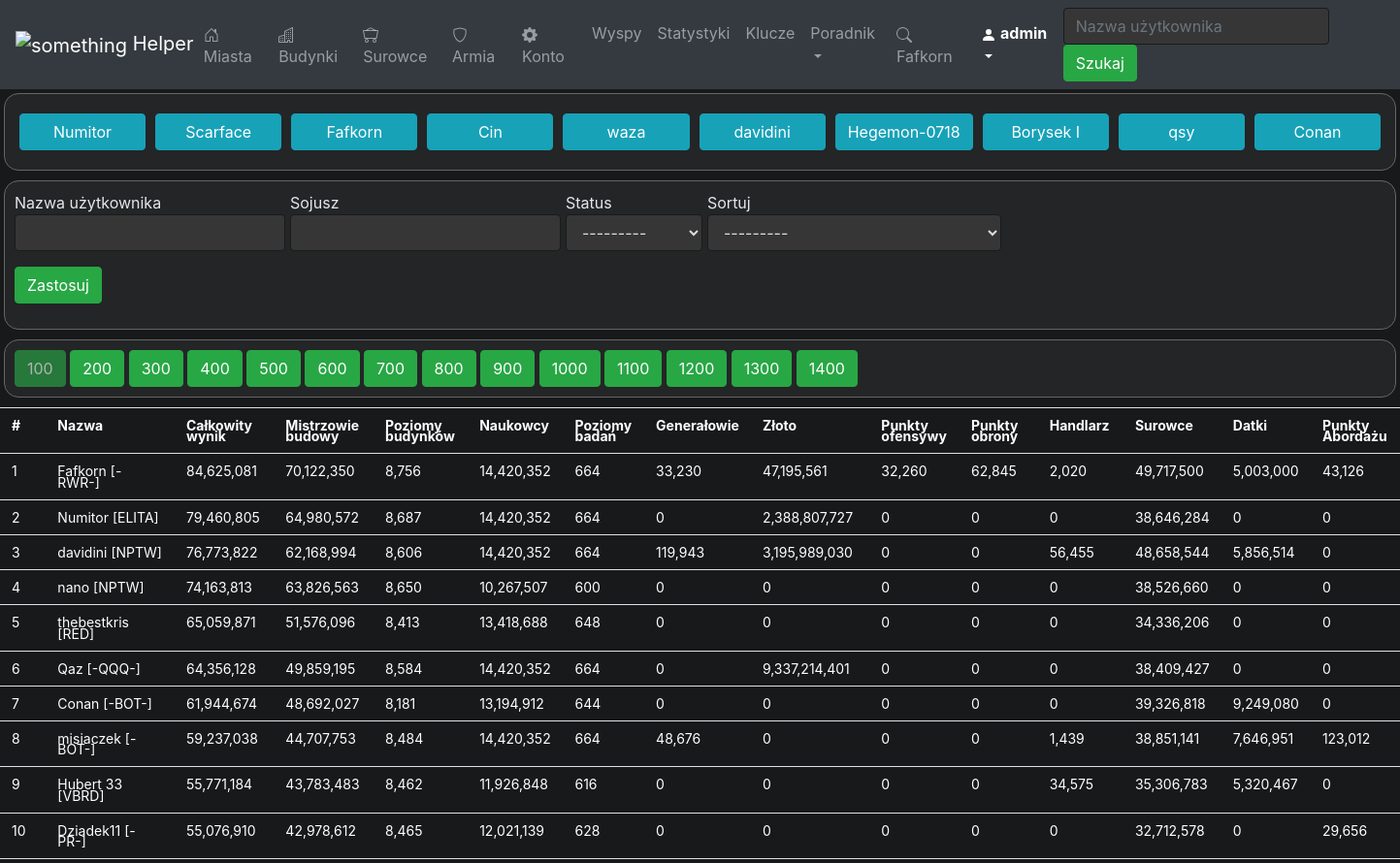
The app's page /users/ (signed in, upper part), older data.
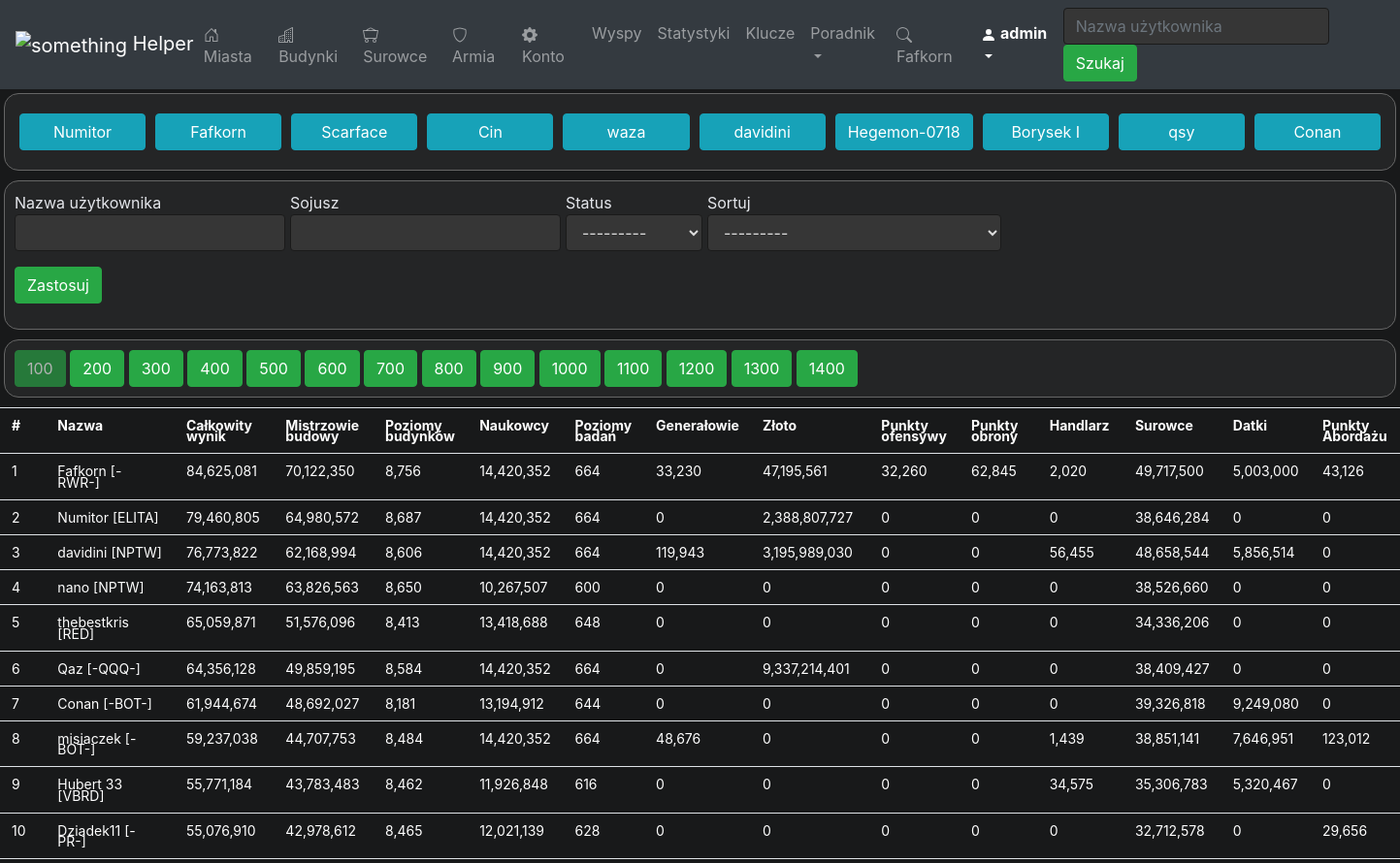
The same page, newer data.
### mysite/helper/models.py (models this page shows, shortened)
class User(models.Model):
    user_name = models.CharField(max_length=50)
    user_status = models.ForeignKey(UserStatus, on_delete=models.SET_NULL, default=None, null=True)
    shipping_future = models.IntegerField(default=0)
    economy_future = models.IntegerField(default=0)
    science_future = models.IntegerField(default=0)
    military_future = models.IntegerField(default=0)
    score = models.IntegerField(default=0)
    master_builders = models.IntegerField(default=0)
    building_levels = models.IntegerField(default=0)
    scientists = models.IntegerField(default=0)
    research_level = models.IntegerField(default=0)
    generals = models.IntegerField(default=0)
    gold = models.BigIntegerField(default=0)
    offensive = models.IntegerField(default=0)
    defensive = models.IntegerField(default=0)
    trading = models.IntegerField(default=0)
    resources = models.IntegerField(default=0)
    donations = models.IntegerField(default=0)
    piracy = models.IntegerField(default=0)
    alliance = models.CharField(max_length=50, default='', null=True)
    last_visit = models.DateTimeField(default=datetime(2015, 10, 9, 23, 55, 59, 342380))

### mysite/helper/views/users.py (the view)
# urls.py: path('users/', users.get_users, name='users'),
@login_required(login_url='helper:login')
def get_users(request):
    connected_user = DefaultUsersConnection.objects.filter(auth_user=request.user.id)
    user = connected_user[0] if connected_user else User.objects.get(pk=1)
    visited_users = User.objects.order_by('last_visit').reverse()[:10]
    my_filter = UserFilter(request.GET, queryset=User.objects.order_by('score').reverse())
    user_name = request.GET.get('user_name', '')
    alliance = request.GET.get('alliance', '')
    user_status = request.GET.get('user_status', '')
    order_by = request.GET.get('order_by', '')
    users_list = my_filter.qs
    results_on_page = 100
    paginator = Paginator(users_list, results_on_page)
    page_num = request.GET.get('page', 1)
    page = paginator.page(page_num)
    has_pages = math.ceil(users_list.count() / results_on_page)
    buttons = []
    for i, val in enumerate(range(has_pages)):
        buttons.append([int((i+1)*results_on_page), int(i+1)])
    context = {'users_list': page,
               'user': user,
               'my_filter': my_filter,
               'user_name': user_name,
               'alliance': alliance,
               'user_status': user_status,
               'order_by': order_by,
               'visited_users': visited_users,
               'buttons': buttons, 'page_num': int(page_num),
               'nav_active': 'users',
               'title': 'Użytkownicy'
               }
    return render(request, 'helper/users.html', context)

### mysite/helper/models.py (called while the page is built)
    def __str__(self):
        return self.user_status_name

### mysite/helper/templatetags/helper_extras.py (called while the page is built)
@register.filter
def get_pos(position, page_num):
    try:
        return int(page_num-1) * 100 + int(position)
    except (ValueError, ZeroDivisionError):
        return None

@register.filter
def number_commas(number):
    return re.sub("(\d)(?=(\d{3})+(?!\d))", r"\1,", "%d" % number)

### mysite/helper/templates/helper/users.html (shortened to what the changed rows need)
{% extends "base.html" %}
{% load static %}
{% load crispy_forms_tags %}
{% block head %}
        <link rel="stylesheet" type="text/css" href="{% static 'helper/users.css' %}">
        {% load helper_extras %}
{% endblock %}
{% block content %}
        {% load widget_tweaks %}
        {% include "helper/navigation.html" %}
        <div class="tile">
            <div class="row visited-users-div">
                {% for user in visited_users %}
                    <a class="btn btn-info btn-visit" href="{% url 'helper:user_towns' user.id %}">{{user.user_name}}</a>
                {% endfor %}
            </div>
        </div>
        <div class="page-div">
            <div>
                {% if buttons %}
                {% for button in buttons %}
                    <a href="{% url 'helper:users' %}?page={{button.1}}&user_name={{user_name}}&alliance={{alliance}}&user_status={{user_status}}&order_by={{order_by}}" class="btn btn-success  {% if button.1 == page_num %} disabled {% endif %}">{{button.0}}</a>
                {% endfor %}
                {% else %}
                <h5>Nie znaleziono graczy</h5>
                {% endif %}
            </div>
        </div>
        <div class="users-div">
            {% if users_list %}
                <table class="table">
                    <tr>
                        <th>#</th>
                        <th>Nazwa</th>
                        <th>Całkowity wynik</th>
                        <th>Mistrzowie budowy</th>
                        <th>Poziomy budynków</th>
                        <th>Naukowcy</th>
                        <th>Poziomy badań</th>
                        <th>Generałowie</th>
                        <th>Złoto</th>
                        <th>Punkty ofensywy</th>
                        <th>Punkty obrony</th>
                        <th>Handlarz</th>
                        <th>Surowce</th>
                        <th>Datki</th>
                        <th>Punkty Abordażu</th>
                    </tr>
                    {% for user in users_list %}
                        <tr class="{% ifequal user.user_status.id 2 %} inactive-player {% endifequal%} {% ifequal user.user_status.id 3 %} deleted-player {% endifequal%}">
                            <td>{{forloop.counter|get_pos:page_num }}</td>
                            <td><a class="player-a" href="{% url 'helper:user_towns' user.id %}">
                                {{ user.user_name }}
                                {% if user.alliance %}
                                    [{{user.alliance}}]
                                {% endif %}
                            </a></td>
                            <td>{{user.score|number_commas}}</td>
                            <td>{{user.master_builders|number_commas}}</td>
                            <td>{{user.building_levels|number_commas}}</td>
                            <td>{{user.scientists|number_commas}}</td>
                            <td>{{user.research_level|number_commas}}</td>
                            <td>{{user.generals|number_commas}}</td>
                            <td>{{user.gold|number_commas}}</td>
                            <td>{{user.offensive|number_commas}}</td>
                            <td>{{user.defensive|number_commas}}</td>
                            <td>{{user.trading|number_commas}}</td>
                            <td>{{user.resources|number_commas}}</td>
                            <td>{{user.donations|number_commas}}</td>
                            <td>{{user.piracy|number_commas}}</td>
                        </tr>
                    {% endfor %}
                </table>
            {% endif %}
        </div>
{% endblock %}

### mysite/helper/templates/helper/navigation.html (shortened to what this page needs)
{% load widget_tweaks %}
{% load static %}
<nav class="navbar navbar-expand-lg navbar-dark bg-dark">
        <a class="navbar-brand" href="{% url 'helper:users' %}">
            <img style="margin: 0px;" src="{% static "helper/icons/icon.png" %}" alt="something" width="30px" height="30" >
            Helper
        </a>
        <ul class="navbar-nav mr-auto">
            <li class="nav-item {% if nav_active == 'user_towns' %}active{% endif %}">
                <a class="nav-link" href="{% url 'helper:user_towns' user.id %}">
                    Miasta
                </a>
            </li>
            <li class="nav-item {% if nav_active == 'user_buildings' %}active{% endif %}">
                <a class="nav-link" href="{% url 'helper:user_buildings' user.id %}">
                    Budynki
                </a>
            </li>
            <li class="nav-item {% if nav_active == 'user_resources' %}active{% endif %}">
                <a class="nav-link" href="{% url 'helper:user_resources' user.id %}">
                    Surowce
                </a>
            </li>
            <li class="nav-item {% if nav_active == 'user_army' %}active{% endif %}">
                <a class="nav-link" href="{% url 'helper:user_army' user.id %}">
                    Armia
                </a>
            </li>
            <li class="nav-item {% if nav_active == 'user_account' %}active{% endif %}" >
                <a class="nav-link" href="{% url 'helper:user_account' user.id %}">
                    Konto
                </a>
            </li>
            <li class="nav-item {% if nav_active == 'islands' %}active{% endif %}">
                <a class="nav-link" href="{% url 'helper:islands' user.id %}">
                    Wyspy
                </a>
            </li>
            <li class="nav-item {% if nav_active == 'statistics' %}active{% endif %}">
                <a class="nav-link" href="{% url 'helper:statistics' user.id %}">
                    Statystyki
                </a>
            </li>
            {% if request.user.is_staff %}
                <li class="nav-item {% if nav_active == 'key_manager' %}active{% endif %}">
                    <a class="nav-link" href="{% url 'helper:key_manager' %}">
                        Klucze
                    </a>
                </li>
            {% endif %}
            <li class="nav-item dropdown  {% if nav_active == 'guide' %}active{% endif %}" >
                <a class="nav-link dropdown-toggle" href="#" id="navbarDropdown" role="button" data-toggle="dropdown" aria-haspopup="true" aria-expanded="false">
                  Poradnik
                </a>
            </li>
        </ul>
        <ul class="navbar-nav ml-auto">
            <li class="nav-item">
                <a class="nav-link inactive" href="">
                    {{user.user_name}}
                </a>
            </li>
            <li class="nav-item dropdown active">
                <a class="nav-link dropdown-toggle" href="#" id="userDropdown" data-toggle="dropdown" aria-haspopup="true" aria-expanded="false">
                    <svg width="1em" height="1em" viewBox="0 0 16 16" class="bi bi-person-fill" fill="currentColor" xmlns="http://www.w3.org/2000/svg">
                        <path fill-rule="evenodd" d="M3 14s-1 0-1-1 1-4 6-4 6 3 6 4-1 1-1 1H3zm5-6a3 3 0 1 0 0-6 3 3 0 0 0 0 6z"/>
                    </svg>
                    {{request.user}}
                </a>
            </li>
        </ul>
        <form class="form-inline my-2 my-lg-0" action="{% url 'helper:users'%}" method="get">
            <input type="search" class="form-control mr-sm-2" name="user_name" placeholder="Nazwa użytkownika">
            <button type="submit" class="btn btn-success btn-action">Szukaj</button>
        </form>
    </nav>

Row changes from the older to the newer data that the page shows:
changed User "Fafkorn": moves up the list
